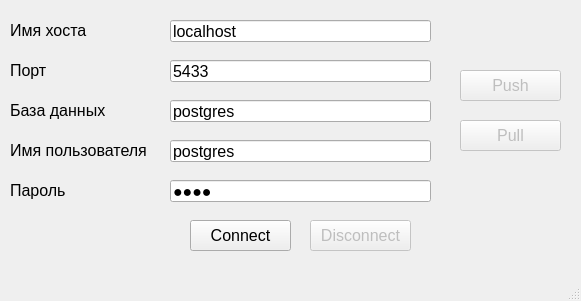
<?xml version="1.0" encoding="UTF-8"?>
<ui version="4.0">
 <class>MainWindow</class>
 <widget class="QMainWindow" name="MainWindow">
  <property name="geometry">
   <rect>
    <x>0</x>
    <y>0</y>
    <width>581</width>
    <height>301</height>
   </rect>
  </property>
  <property name="windowTitle">
   <string>LO_Storage</string>
  </property>
  <widget class="QWidget" name="centralwidget">
   <widget class="QWidget" name="wConnection" native="true">
    <property name="enabled">
     <bool>true</bool>
    </property>
    <property name="geometry">
     <rect>
      <x>10</x>
      <y>10</y>
      <width>431</width>
      <height>201</height>
     </rect>
    </property>
    <widget class="QLabel" name="lblDBName">
     <property name="geometry">
      <rect>
       <x>0</x>
       <y>90</y>
       <width>101</width>
       <height>21</height>
      </rect>
     </property>
     <property name="font">
      <font>
       <family>Arial</family>
       <pointsize>12</pointsize>
      </font>
     </property>
     <property name="text">
      <string>База данных</string>
     </property>
    </widget>
    <widget class="QLabel" name="lblPassword">
     <property name="geometry">
      <rect>
       <x>0</x>
       <y>170</y>
       <width>101</width>
       <height>21</height>
      </rect>
     </property>
     <property name="font">
      <font>
       <family>Arial</family>
       <pointsize>12</pointsize>
      </font>
     </property>
     <property name="text">
      <string>Пароль</string>
     </property>
    </widget>
    <widget class="QLineEdit" name="leHostName">
     <property name="geometry">
      <rect>
       <x>160</x>
       <y>10</y>
       <width>261</width>
       <height>22</height>
      </rect>
     </property>
     <property name="font">
      <font>
       <family>Arial</family>
       <pointsize>12</pointsize>
      </font>
     </property>
     <property name="text">
      <string>localhost</string>
     </property>
    </widget>
    <widget class="QLabel" name="lblPort">
     <property name="geometry">
      <rect>
       <x>0</x>
       <y>50</y>
       <width>91</width>
       <height>21</height>
      </rect>
     </property>
     <property name="font">
      <font>
       <family>Arial</family>
       <pointsize>12</pointsize>
      </font>
     </property>
     <property name="text">
      <string>Порт</string>
     </property>
    </widget>
    <widget class="QLabel" name="lblUserName">
     <property name="geometry">
      <rect>
       <x>0</x>
       <y>130</y>
       <width>141</width>
       <height>21</height>
      </rect>
     </property>
     <property name="font">
      <font>
       <family>Arial</family>
       <pointsize>12</pointsize>
      </font>
     </property>
     <property name="text">
      <string>Имя пользователя</string>
     </property>
    </widget>
    <widget class="QLineEdit" name="leUserName">
     <property name="geometry">
      <rect>
       <x>160</x>
       <y>130</y>
       <width>261</width>
       <height>22</height>
      </rect>
     </property>
     <property name="font">
      <font>
       <family>Arial</family>
       <pointsize>12</pointsize>
      </font>
     </property>
     <property name="text">
      <string>postgres</string>
     </property>
    </widget>
    <widget class="QLineEdit" name="leDBName">
     <property name="geometry">
      <rect>
       <x>160</x>
       <y>90</y>
       <width>261</width>
       <height>22</height>
      </rect>
     </property>
     <property name="font">
      <font>
       <family>Arial</family>
       <pointsize>12</pointsize>
      </font>
     </property>
     <property name="text">
      <string>postgres</string>
     </property>
    </widget>
    <widget class="QLabel" name="lblHostName">
     <property name="geometry">
      <rect>
       <x>0</x>
       <y>10</y>
       <width>91</width>
       <height>21</height>
      </rect>
     </property>
     <property name="font">
      <font>
       <family>Arial</family>
       <pointsize>12</pointsize>
      </font>
     </property>
     <property name="text">
      <string>Имя хоста</string>
     </property>
    </widget>
    <widget class="QLineEdit" name="lePort">
     <property name="geometry">
      <rect>
       <x>160</x>
       <y>50</y>
       <width>261</width>
       <height>22</height>
      </rect>
     </property>
     <property name="font">
      <font>
       <family>Arial</family>
       <pointsize>12</pointsize>
      </font>
     </property>
     <property name="text">
      <string>5433</string>
     </property>
    </widget>
    <widget class="QLineEdit" name="lePassword">
     <property name="geometry">
      <rect>
       <x>160</x>
       <y>170</y>
       <width>261</width>
       <height>22</height>
      </rect>
     </property>
     <property name="font">
      <font>
       <family>Arial</family>
       <pointsize>12</pointsize>
      </font>
     </property>
     <property name="text">
      <string>root</string>
     </property>
     <property name="echoMode">
      <enum>QLineEdit::Password</enum>
     </property>
    </widget>
   </widget>
   <widget class="QPushButton" name="pbConnect">
    <property name="enabled">
     <bool>true</bool>
    </property>
    <property name="geometry">
     <rect>
      <x>190</x>
      <y>220</y>
      <width>101</width>
      <height>31</height>
     </rect>
    </property>
    <property name="font">
     <font>
      <family>Arial</family>
      <pointsize>12</pointsize>
     </font>
    </property>
    <property name="text">
     <string>Connect</string>
    </property>
   </widget>
   <widget class="QPushButton" name="pbDisconnect">
    <property name="enabled">
     <bool>false</bool>
    </property>
    <property name="geometry">
     <rect>
      <x>310</x>
      <y>220</y>
      <width>101</width>
      <height>31</height>
     </rect>
    </property>
    <property name="font">
     <font>
      <family>Arial</family>
      <pointsize>12</pointsize>
     </font>
    </property>
    <property name="text">
     <string>Disconnect</string>
    </property>
   </widget>
   <widget class="QPushButton" name="pbPush">
    <property name="enabled">
     <bool>false</bool>
    </property>
    <property name="geometry">
     <rect>
      <x>460</x>
      <y>70</y>
      <width>101</width>
      <height>31</height>
     </rect>
    </property>
    <property name="font">
     <font>
      <family>Arial</family>
      <pointsize>12</pointsize>
     </font>
    </property>
    <property name="text">
     <string>Push</string>
    </property>
   </widget>
   <widget class="QPushButton" name="pbPull">
    <property name="enabled">
     <bool>false</bool>
    </property>
    <property name="geometry">
     <rect>
      <x>460</x>
      <y>120</y>
      <width>101</width>
      <height>31</height>
     </rect>
    </property>
    <property name="font">
     <font>
      <family>Arial</family>
      <pointsize>12</pointsize>
     </font>
    </property>
    <property name="text">
     <string>Pull</string>
    </property>
   </widget>
  </widget>
  <widget class="QMenuBar" name="menubar">
   <property name="geometry">
    <rect>
     <x>0</x>
     <y>0</y>
     <width>581</width>
     <height>22</height>
    </rect>
   </property>
  </widget>
  <widget class="QStatusBar" name="statusbar"/>
 </widget>
 <resources/>
 <connections/>
</ui>
